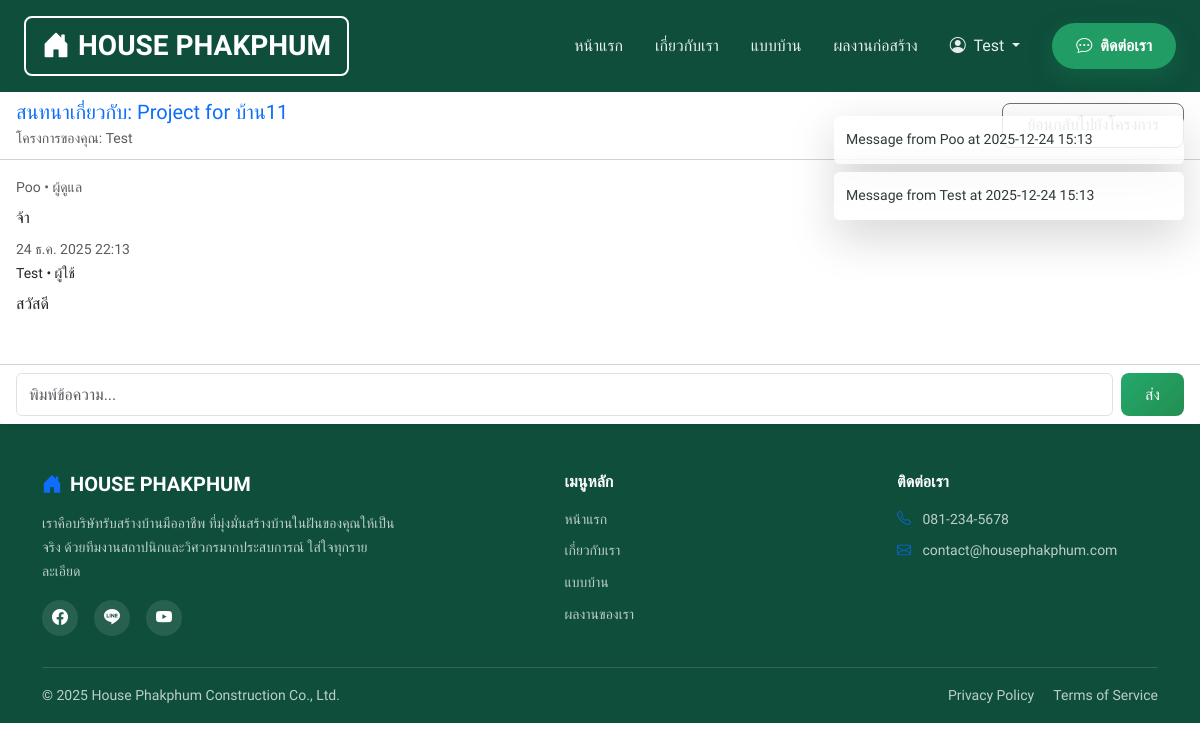
Screenshot of /chat/conversations/6/ (signed in) with the database file from the repository.
### chat/models.py (models this page shows, shortened)
class Message(models.Model):
    conversation = models.ForeignKey(
        Conversation,
        on_delete=models.CASCADE,
        related_name="messages",
    )
    sender = models.ForeignKey(
        settings.AUTH_USER_MODEL,
        on_delete=models.CASCADE,
        related_name="chat_messages",
    )
    content = models.TextField()
    timestamp = models.DateTimeField(auto_now_add=True)
    is_read = models.BooleanField(default=False)
    class Meta:
        ordering = ["timestamp"]
    def __str__(self) -> str:
        return f"Message from {self.sender} at {self.timestamp:%Y-%m-%d %H:%M}"

class Conversation(models.Model):
    customer = models.ForeignKey(
        settings.AUTH_USER_MODEL,
        on_delete=models.CASCADE,
        related_name="conversations",
    )
    project = models.OneToOneField(
        ConstructionProject,
        on_delete=models.CASCADE,
        related_name="conversation",
    )
    created_at = models.DateTimeField(auto_now_add=True)
    class Meta:
        ordering = ["-created_at"]

### construction/models.py (models this page shows)
class ConstructionProject(models.Model):
	owner = models.ForeignKey(
		settings.AUTH_USER_MODEL,
		on_delete=models.CASCADE,
		related_name='construction_projects',
	)
	quote = models.OneToOneField(
		Quote,
		on_delete=models.SET_NULL,
		related_name='project',
		blank=True,
		null=True,
	)
	start_date = models.DateField()
	expected_end_date = models.DateField()
	total_progress = models.PositiveIntegerField(
		default=0,
		validators=[MinValueValidator(0), MaxValueValidator(100)],
	)
	created_at = models.DateTimeField(auto_now_add=True)
	updated_at = models.DateTimeField(auto_now=True)
	class Meta:
		ordering = ['-created_at']
	def __str__(self) -> str:
		if self.quote:
			return f"Project for {self.quote.reference_name}"
		return f"Project for {self.owner.get_username()}"

### quotes/models.py (models this page shows, shortened)
class Quote(models.Model):
	class Status(models.TextChoices):
		DRAFT = 'draft', 'Draft'
		PENDING = 'pending', 'Pending'
		APPROVED = 'approved', 'Approved'
	design = models.ForeignKey(
		HouseDesign,
		on_delete=models.CASCADE,
		related_name='quotes',
		null=True,
		blank=True,
	)
	requested_by = models.ForeignKey(
		settings.AUTH_USER_MODEL,
		on_delete=models.CASCADE,
		related_name='quotes',
	)
	catalog_design = models.ForeignKey(
		'catalog.CatalogDesign',
		on_delete=models.CASCADE,
		related_name='quotes',
		null=True,
		blank=True,
	)
	price = models.DecimalField(max_digits=12, decimal_places=2, null=True, blank=True)
	status = models.CharField(
		max_length=20,
		choices=Status.choices,
		default=Status.PENDING,
	)
	created_at = models.DateTimeField(auto_now_add=True)
	updated_at = models.DateTimeField(auto_now=True)
	class Meta:
		ordering = ['-created_at']
		constraints = [
			models.UniqueConstraint(fields=['design', 'requested_by'], name='unique_quote_design_user'),
			models.UniqueConstraint(fields=['catalog_design', 'requested_by'], name='unique_quote_catalog_user'),
		]
	@property
	def reference_name(self) -> str:
		if self.design:
			return self.design.title
		if self.catalog_design:
			return self.catalog_design.name
		return 'Unnamed Design'

### catalog/models.py (models this page shows, shortened)
class CatalogDesign(models.Model):
    name = models.CharField(max_length=255)
    slug = models.SlugField(unique=True, max_length=255, blank=True)
    concept = models.TextField()
    base_price = models.DecimalField(max_digits=12, decimal_places=2)
    area_sqm = models.PositiveIntegerField()
    bedrooms = models.PositiveSmallIntegerField()
    bathrooms = models.PositiveSmallIntegerField()
    dimensions = models.CharField(max_length=120)
    cover_image = models.ImageField(upload_to="catalog/covers/")
    floor_plan_image = models.ImageField(upload_to="catalog/floor_plans/", blank=True, null=True)
    class Style(models.TextChoices):
        MODERN = "modern", "Modern"
        NORDIC = "nordic", "Nordic"
        CONTEMPORARY = "contemporary", "Contemporary"
        LUXURY = "luxury", "Luxury"
        TROPICAL = "tropical", "Tropical"
        OTHER = "other", "Other"
    style = models.CharField(
        max_length=20,
        choices=Style.choices,
        default=Style.MODERN,
        verbose_name="House Style",
    )
    is_featured = models.BooleanField(default=False)
    created_at = models.DateTimeField(auto_now_add=True)
    updated_at = models.DateTimeField(auto_now=True)
    class Meta:
        ordering = ["-is_featured", "name"]
        verbose_name = "Catalog Design"
        verbose_name_plural = "Catalog Designs"

### chat/views.py (the view)
# urls.py: path("conversations/<int:pk>/", ChatRoomView.as_view(), name="room"),
class ChatRoomView(ConversationAccessMixin, TemplateView):
    template_name = "chat/chat_room.html"
    def get_context_data(self, **kwargs):
        context = super().get_context_data(**kwargs)
        conversation = self.get_conversation()
        conversation.messages.filter(is_read=False).exclude(sender=self.request.user).update(is_read=True)
        context["conversation"] = conversation
        context["project"] = conversation.project
        context["messages"] = conversation.messages.select_related("sender")
        return context

### templates/chat/chat_room.html (shortened to what this page needs)
{% extends "base.html" %}
{% block content %}
<div class="chat-layout">
    <div class="card chat-card border-0 shadow-sm">
        <div class="card-header bg-white d-flex align-items-center justify-content-between">
            <div>
                <h1 class="h5 mb-0 text-primary">สนทนาเกี่ยวกับ: {{ project }}</h1>
                <small class="text-muted">โครงการของคุณ: {{ conversation.customer.get_full_name|default:conversation.customer.username }}</small>
            </div>
            <a class="btn btn-outline-secondary" href="{% url 'construction:detail' project.pk %}">ย้อนกลับไปยังโครงการ</a>
        </div>
        <div class="card-body chat-body">
            <div id="chat-messages"
                 class="chat-messages"
                 hx-get="{% url 'chat:messages' conversation.pk %}"
                 hx-trigger="load, every 5s"
                 hx-target="#chat-messages"
                 hx-swap="outerHTML">
                {% include "chat/partials/message_items.html" with messages=messages %}
            </div>
        </div>
        <div class="card-footer bg-white">
            <form id="chat-form"
                  class="chat-form d-flex gap-2"
                  action="{% url 'chat:send' conversation.pk %}"
                  method="post"
                  hx-post="{% url 'chat:send' conversation.pk %}"
                  hx-trigger="submit"
                  hx-target="#chat-messages"
                  hx-swap="outerHTML">
                <input type="text" name="content" class="form-control" placeholder="พิมพ์ข้อความ..." required>
                <button type="submit" class="btn btn-primary">
                    <span class="d-none d-md-inline">ส่ง</span>
                </button>
            </form>
        </div>
    </div>
</div>
{% endblock %}

### templates/base.html (shortened to what this page needs)
{% load static %}
<!DOCTYPE html>
<html lang="th">
<head>
    <link rel="stylesheet" href="https://cdn.jsdelivr.net/npm/bootstrap@5.3.3/dist/css/bootstrap.min.css">
    <link rel="stylesheet" href="https://cdn.jsdelivr.net/npm/bootstrap-icons@1.11.3/font/bootstrap-icons.min.css">
    <link rel="stylesheet" href="{% static 'css/styles.css' %}">
</head>
<body class="{% block body_class %}{% endblock %}">
    {% block nav %}
    <nav class="navbar navbar-expand-lg navbar-mtech" id="mainNavbar">
        <div class="container-fluid px-4">
            <a class="navbar-brand" href="{% url 'dashboard' %}">
                <i class="bi bi-house-door-fill me-2"></i>HOUSE PHAKPHUM
            </a>
            <div class="collapse navbar-collapse" id="navbarMain">
                <ul class="navbar-nav ms-auto align-items-lg-center">
                    <li class="nav-item"><a class="nav-link" href="{% url 'dashboard' %}">หน้าแรก</a></li>
                    <li class="nav-item"><a class="nav-link" href="{% url 'about' %}">เกี่ยวกับเรา</a></li>
                    <li class="nav-item"><a class="nav-link" href="{% url 'catalog:list' %}">แบบบ้าน</a></li>
                    <li class="nav-item"><a class="nav-link" href="{% url 'construction:list' %}">ผลงานก่อสร้าง</a>
                    </li>
                    {% if user.is_authenticated %}
                    <li class="nav-item dropdown">
                        <a class="nav-link dropdown-toggle" href="#" data-bs-toggle="dropdown">
                            <i class="bi bi-person-circle me-1"></i> {{ user.first_name|default:user.username }}
                        </a>
                    </li>
                    {% endif %}
                    <li class="nav-item ms-lg-3">
                        <a class="nav-link btn-cta" href="{% url 'contact' %}">
                            <i class="bi bi-chat-dots me-1"></i> ติดต่อเรา
                        </a>
                    </li>
                </ul>
            </div>
        </div>
    </nav>
    {% endblock %}
    <main>
        {% if messages %}
        <div class="position-fixed top-0 end-0 p-3" style="z-index: 1050; margin-top: 100px;">
            {% for message in messages %}
            <div class="toast show align-items-center text-bg-{{ message.tags }} border-0 mb-2 shadow-lg" role="alert">
                <div class="d-flex">
                    <div class="toast-body">{{ message }}</div>
                    <button type="button" class="btn-close btn-close-white me-2 m-auto"
                        data-bs-dismiss="toast"></button>
                </div>
            </div>
            {% endfor %}
        </div>
        {% endif %}
        {% block content %}{% endblock %}
    </main>
    <footer class="footer-mtech pt-5 pb-3 mt-auto">
        <div class="container">
            <div class="row g-4 justify-content-between">
                <div class="col-lg-4 col-md-6">
                    <h5 class="fw-bold mb-3 text-white">
                        <i class="bi bi-house-door-fill me-2 text-primary"></i>HOUSE PHAKPHUM
                    </h5>
                    <p class="text-light opacity-75 small">
                        เราคือบริษัทรับสร้างบ้านมืออาชีพ ที่มุ่งมั่นสร้างบ้านในฝันของคุณให้เป็นจริง
                        ด้วยทีมงานสถาปนิกและวิศวกรมากประสบการณ์ ใส่ใจทุกรายละเอียด
                    </p>
                    <div class="d-flex gap-3 mt-3">
                        <a href="#" class="social-icon"><i class="bi bi-facebook"></i></a>
                        <a href="#" class="social-icon"><i class="bi bi-line"></i></a>
                        <a href="#" class="social-icon"><i class="bi bi-youtube"></i></a>
                    </div>
                </div>
                <div class="col-lg-2 col-md-6">
                    <h6 class="fw-bold text-white mb-3">เมนูหลัก</h6>
                    <ul class="list-unstyled small">
                        <li class="mb-2"><a href="{% url 'dashboard' %}"
                                class="text-light opacity-75 text-decoration-none">หน้าแรก</a></li>
                        <li class="mb-2"><a href="{% url 'about' %}"
                                class="text-light opacity-75 text-decoration-none">เกี่ยวกับเรา</a></li>
                        <li class="mb-2"><a href="{% url 'catalog:list' %}"
                                class="text-light opacity-75 text-decoration-none">แบบบ้าน</a></li>
                        <li class="mb-2"><a href="{% url 'construction:list' %}"
                                class="text-light opacity-75 text-decoration-none">ผลงานของเรา</a></li>
                    </ul>
                </div>
                <div class="col-lg-3 col-md-6">
                    <h6 class="fw-bold text-white mb-3">ติดต่อเรา</h6>
                    <ul class="list-unstyled small text-light opacity-75">
                        <li class="mb-2"><i class="bi bi-telephone me-2 text-primary"></i> 081-234-5678</li>
                        <li class="mb-2"><i class="bi bi-envelope me-2 text-primary"></i> contact@housephakphum.com
                        </li>
                    </ul>
                </div>
            </div>
            <hr class="border-light opacity-10 mt-4 mb-3">
            <div class="row align-items-center small text-light opacity-75">
                <div class="col-md-6 text-center text-md-start">
                    &copy; 2025 House Phakphum Construction Co., Ltd.
                </div>
                <div class="col-md-6 text-center text-md-end">
                    <a href="#" class="text-light text-decoration-none me-3">Privacy Policy</a>
                    <a href="#" class="text-light text-decoration-none">Terms of Service</a>
                </div>
            </div>
        </div>
    </footer>
</body>
</html>

### templates/chat/partials/message_items.html
{% if messages %}
    {% for message in messages %}
        {% if message.sender_id == request.user.id %}
            <div class="chat-message chat-message-me">
                <div class="chat-bubble">
                    <small class="d-block text-dark mb-1">
                        {{ message.sender.get_full_name|default:message.sender.username }} • ผู้ใช้
                    </small>
                    <p class="mb-1">{{ message.content|linebreaksbr }}</p>
                    <small class="text-white-50">{{ message.timestamp|date:"d M Y H:i" }}</small>
                </div>
            </div>
        {% else %}
            <div class="chat-message">
                <div class="chat-bubble chat-bubble-admin">
                    <small class="d-block text-muted mb-1">
                        {{ message.sender.get_full_name|default:message.sender.username }}{% if message.sender.is_staff %} • ผู้ดูแล{% else %} • ลูกค้า{% endif %}
                    </small>
                    <p class="mb-1">{{ message.content|linebreaksbr }}</p>
                    <small class="text-muted">{{ message.timestamp|date:"d M Y H:i" }}</small>
                </div>
            </div>
        {% endif %}
    {% endfor %}
{% else %}
    <div class="text-center text-muted py-3">ยังไม่มีข้อความ เริ่มต้นสนทนาได้เลย</div>
{% endif %}

### rows the page displays
Message: sender+timestamp "Message from Poo at 2025-12-24 15:13", sender.get_full_name "Poo", shows "• ผู้ดูแล", content "จ้า", timestamp "24 ธ.ค. 2025 22:13"
Message: sender+timestamp "Message from Test at 2025-12-24 15:13", sender.get_full_name "Test", content "สวัสดี"
ConstructionProject: quote.name "Project for บ้าน11"
Conversation: customer.get_full_name "Test"

### other values shown
{{ user.first_name|default:user.username }} "Test"
